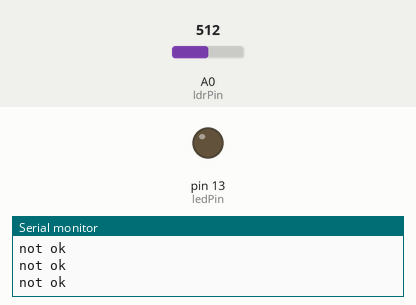
A sketch run on a simulated Arduino Uno, built with avr-gcc and run on an emulated ATmega328P. Parts: output pins drawn as LEDs (lit = HIGH), the last lines printed to the serial monitor. The test bench sets the inputs (shaded band); at power-on: A0 (ldrPin) = 512.

Above: at 1.2 s.
1.3 s: A0 (ldrPin) set to 106
2.8 s: A0 (ldrPin) set to 93
At 4.3 s:
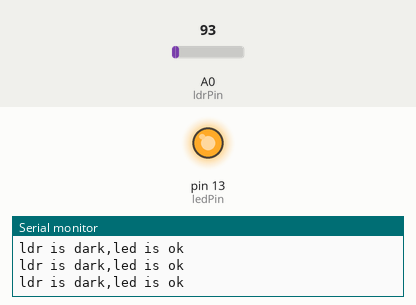
Timing chart, 0 to 5.8 s (numbered marks = the images above; inputs shaded):
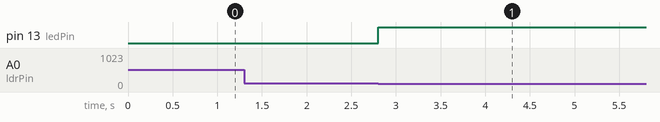

Measured:
- the behaviour switches between 101 and 100 on A0 (ldrPin) (found by bisection; images 0 and 1)
- after the input at 2.8 s, pin 13 (ledPin): LOW → HIGH at once

The sketch:

Blink_4_leds.ino
```cpp
const int ledPin = 13;
const int ldrPin = A0;

 void setup(){
  Serial.begin(9600);
  pinMode(ledPin,OUTPUT);
  pinMode(ldrPin,INPUT);
 }

  void loop(){
   int ldrStatus = analogRead(ldrPin);

    if (ldrStatus <=100){
      digitalWrite(ledPin,HIGH);
      Serial.println("ldr is dark,led is ok");
    }
    else {
      digitalWrite(ledPin,LOW);
      Serial.println("not ok");}
    }
```
